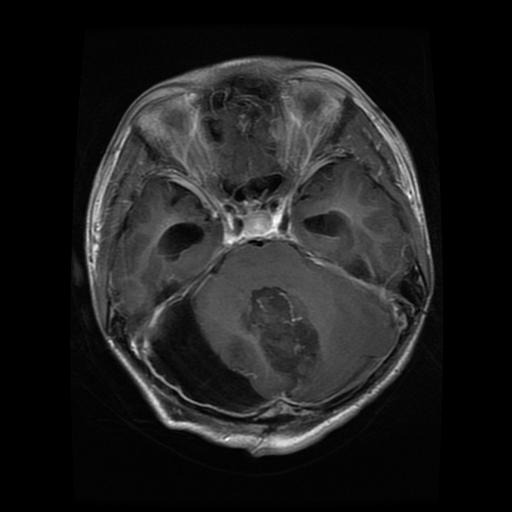
#> input picture uploads/brisc2025_test_00001_gl_ax_t1.jpg, 512 x 512 px; its folder holds only this picture in this run
$ python -i preprocess.py   (imports and definitions only)
#> lines starting #> are read from the running program, lines starting #| are printed output that depends on the picture
from PIL import Image
import numpy as np
from skimage.color import rgb2gray
from skimage.transform import resize
from skimage.feature import hog
import os

# ===== giữ nguyên config =====
IMG_SIZE = (128, 128)
ORIENTATIONS = 12
PIXELS_PER_CELL = (8, 8)
CELLS_PER_BLOCK = (2, 2)


# ===== HOG =====
def extract_hog(path):
    img = Image.open(path).convert('RGB')
#> img is the input picture: PIL image 512x512 RGB; min 0, max 255, mean 30.5
    img = np.array(img)

    img = rgb2gray(img)
#> img: shape (512, 512) float64
    img = resize(img, IMG_SIZE, anti_aliasing=True)
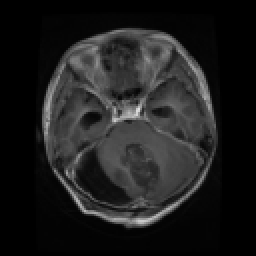
#> img: shape (128, 128) float64 (shown 2 times larger); min 0, max 0.882, mean 0.12

    features = hog(
        img,
        orientations=ORIENTATIONS,
        pixels_per_cell=PIXELS_PER_CELL,
        cells_per_block=CELLS_PER_BLOCK,
        block_norm='L2-Hys',
        transform_sqrt=True
    )
#> features = 10800 values, max 1 at index 756, min 0 at index 0, mean 0.0829

    return features   # ✔ fix indent (quan trọng)


# ===== BUILD DATASET (GIỮ NGUYÊN) =====
# ===== FIX NHẸ =====
# [28 lines left out: functions build_dataset, extract_hog_single, not called in this run]

import cv2
import numpy as np


# =========================
# ===== DL PREPROCESS (GIỮ NGUYÊN LOGIC) =====
# =========================
# [34 lines left out: function preprocess_image_dl, not called in this run]

from PIL import Image

# [16 lines left out: function preprocess_dl_for_model, not called in this run]

>>> result = extract_hog('uploads/brisc2025_test_00001_gl_ax_t1.jpg')
#> result has the same summary as features in extract_hog

$ run again, on uploads/1172b527c21ed108f04e9f8b64c96c9f.jpg
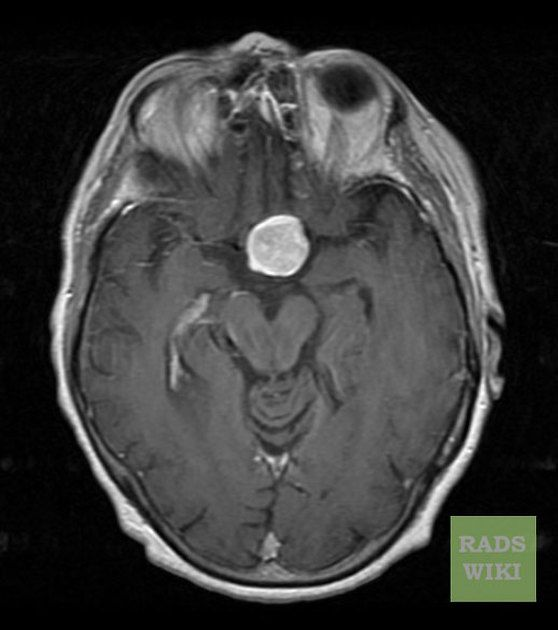
#> input picture uploads/1172b527c21ed108f04e9f8b64c96c9f.jpg, 558 x 630 px
#> in extract_hog, img is the input picture: PIL image 558x630 RGB; mean R, G, B 58.9, 59.4, 58.4
#> in extract_hog, `img = resize(img, IMG_SIZE, anti_aliasing=True)`:
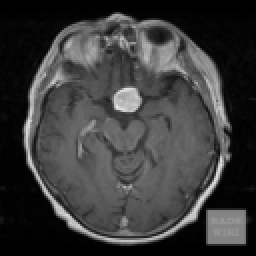
#> img: shape (128, 128) float64 (shown 2 times larger); min 0, max 0.914, mean 0.232
#> features = 10800 values, max 0.694 at index 2097, min 0 at index 13, mean 0.102
#> result has the same summary as features in extract_hog
